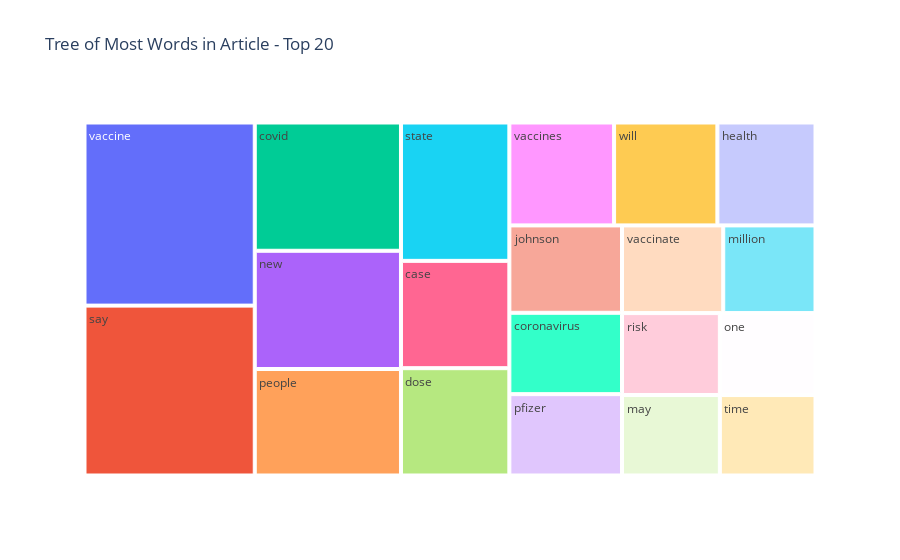

The code cell stored with this chart in its notebook:
### Code cell
#Tree Map of top 20 words in the article 
fig = px.treemap(words_art, path=['Common_words'], values='count',title='Tree of Most Words in Article - Top 20')
fig.show()

### Figure 1 — Plotly figure (JSON) as saved in the notebook; plotly's stock layout.template omitted (floating-point values rounded to 4 significant figures)
{"data": [{"branchvalues": "total", "domain": {"x": [0, 1], "y": [0, 1]}, "hovertemplate": "labels=%{label}<br>count=%{value}<br>parent=%{parent}<br>id=%{id}<extra></extra>", "ids": ["case", "coronavirus", "covid", "dose", "health", "johnson", "may", "million", "new", "one", "people", "pfizer", "risk", "say", "state", "time", "vaccinate", "vaccine", "vaccines", "will"], "labels": ["case", "coronavirus", "covid", "dose", "health", "johnson", "may", "million", "new", "one", "people", "pfizer", "risk", "say", "state", "time", "vaccinate", "vaccine", "vaccines", "will"], "name": "", "parents": ["", "", "", "", "", "", "", "", "", "", "", "", "", "", "", "", "", "", "", ""], "type": "treemap", "values": [325, 256, 524, 325, 282, 275, 220, 226, 483, 219, 435, 256, 224, 808, 419, 215, 248, 871, 301, 297]}], "layout": {"legend": {"tracegroupgap": 0}, "title": {"text": "Tree of Most Words in Article - Top 20"}}}
